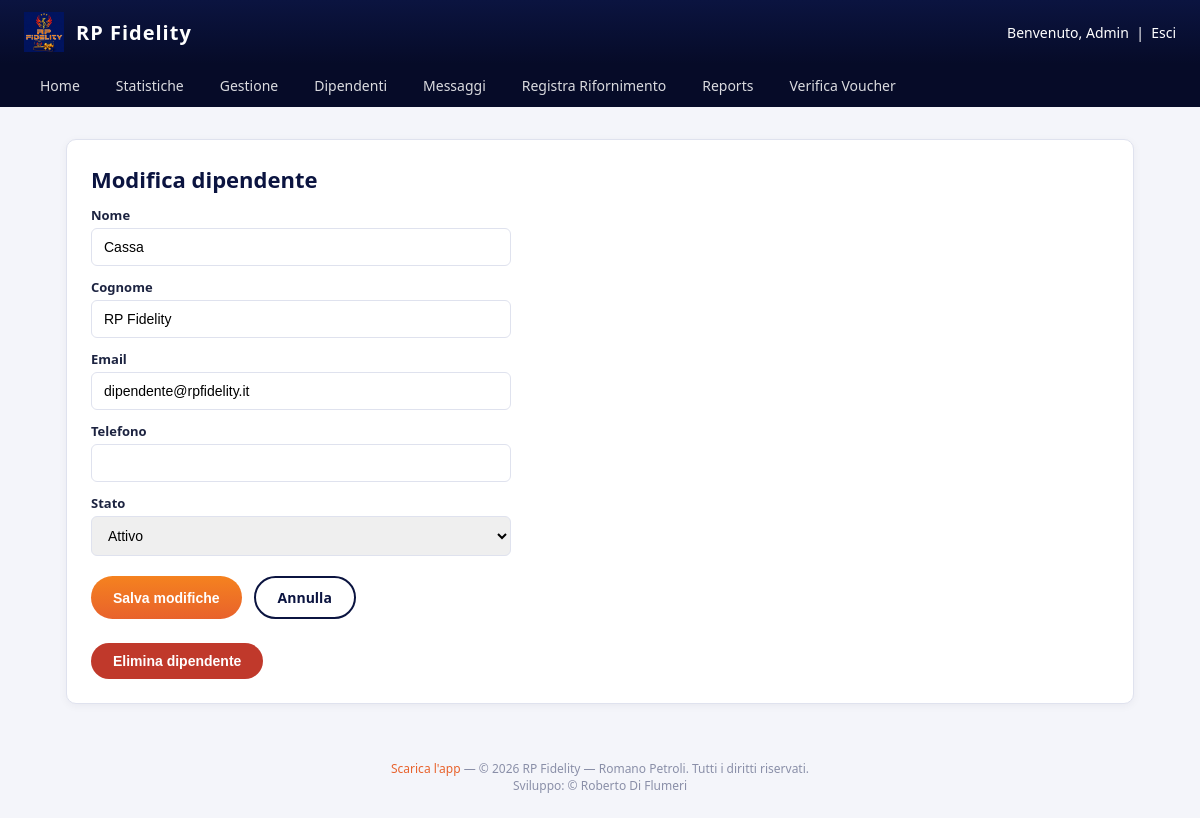
/admin/dipendenti/modifica?id=2 (signed in), run on the app's committed database.
### tables this page shows
CREATE TABLE IF NOT EXISTS users (
    id INT UNSIGNED AUTO_INCREMENT PRIMARY KEY,
    nome VARCHAR(100) NOT NULL,
    cognome VARCHAR(100) NOT NULL,
    email VARCHAR(190) NOT NULL UNIQUE,
    password_hash VARCHAR(255) NOT NULL,
    telefono VARCHAR(30) NULL,
     
    codice_card VARCHAR(20) NULL UNIQUE,
    ruolo ENUM('cliente','admin','dipendente') NOT NULL DEFAULT 'cliente',
    punti_saldo DECIMAL(10,2) NOT NULL DEFAULT 0,
    stato ENUM('attivo','sospeso') NOT NULL DEFAULT 'attivo',
    api_token VARCHAR(64) NULL UNIQUE,
     
    password_reset_token VARCHAR(64) NULL UNIQUE,
    password_reset_scadenza DATETIME NULL,
    data_registrazione DATETIME NOT NULL DEFAULT CURRENT_TIMESTAMP
);

### src/Core/View.php (called while the page is built, shortened)
<?php
class View
{
    public static function layout(string $view, array $data = []): void
    {
        extract($data);
        $viewFile = __DIR__ . '/../Views/' . $view . '.php';
        require $viewFile;
        $content = ob_get_clean();
        require __DIR__ . '/../Views/layout.php';
    }
}

### src/Controllers/AdminController.php (called while the page is built, shortened)
<?php
class AdminController
{
    public function modificaDipendenteForm(): void
    {
        $id = (int) ($_GET['id'] ?? 0);
        $dipendente = User::find($id);
        View::layout('admin/modifica-dipendente', [
            'pageTitle' => 'Modifica dipendente — RP Fidelity',
            'dipendente' => $dipendente,
        ]);
    }
}

### src/Core/Router.php (called while the page is built, shortened)
<?php
class Router
{
    private array $routes = [];
    public function get(string $path, callable $handler): void
    {
        $this->routes['GET'][$path] = $handler;
    }
    public function post(string $path, callable $handler): void
    {
        $this->routes['POST'][$path] = $handler;
    }
    public function dispatch(string $method, string $uri): void
    {
        $path = parse_url($uri, PHP_URL_PATH) ?: '/';
        $path = rtrim($path, '/');
        $handler = $this->routes[$method][$path] ?? null;
        $handler();
    }
}

### public/index.php (called while the page is built, shortened)
<?php
spl_autoload_register(function (string $class) {
    $prefix = 'App\\';
    $relative = substr($class, strlen($prefix));
    $file = __DIR__ . '/../src/' . str_replace('\\', '/', $relative) . '.php';
});
$router = new Router();
$router->get('/', [new PublicController(), 'home']);
$router->get('/login', [new AuthController(), 'showLogin']);
$router->post('/login', [new AuthController(), 'login']);
$router->get('/registrati', [new AuthController(), 'showRegister']);
$router->post('/registrati', [new AuthController(), 'register']);
$router->get('/password-dimenticata', [new AuthController(), 'showPasswordDimenticata']);
$router->post('/password-dimenticata', [new AuthController(), 'inviaPasswordDimenticata']);
$router->get('/reset-password', [new AuthController(), 'showResetPassword']);
$router->post('/reset-password', [new AuthController(), 'aggiornaResetPassword']);
$router->get('/logout', [new AuthController(), 'logout']);
$router->get('/scarica-app', [new PublicController(), 'scaricaApp']);
$router->get('/dashboard', [new DashboardController(), 'index']);
$router->get('/rifornimenti', [new DashboardController(), 'rifornimenti']);
$router->get('/la-mia-card', [new DashboardController(), 'card']);
$router->get('/saldo-punti', [new DashboardController(), 'saldoPunti']);
$router->get('/voucher', [new VoucherController(), 'index']);
$router->get('/catalogo', [new VoucherController(), 'catalogo']);
$router->post('/voucher/riscatta', [new VoucherController(), 'riscatta']);
$router->get('/voucher/pdf', [new VoucherController(), 'pdf']);
$router->get('/contatti', [new ContattiController(), 'index']);
$router->post('/contatti', [new ContattiController(), 'invia']);
$router->get('/faq', [new FaqController(), 'index']);
$router->get('/impostazioni', [new SettingsController(), 'index']);
$router->post('/impostazioni', [new SettingsController(), 'aggiornaProfilo']);
$router->post('/impostazioni/password', [new SettingsController(), 'aggiornaPassword']);
$router->get('/admin/statistiche', [new AdminController(), 'statistiche']);
$router->get('/admin/clienti', [new AdminController(), 'clienti']);
$router->get('/admin/clienti/modifica', [new AdminController(), 'modificaClienteForm']);
$router->post('/admin/clienti/modifica', [new AdminController(), 'modificaCliente']);
$router->post('/admin/clienti/elimina', [new AdminController(), 'eliminaCliente']);
$router->get('/admin/messaggi', [new AdminController(), 'messaggi']);
$router->get('/admin/messaggi/thread', [new AdminController(), 'messaggioThread']);
$router->post('/admin/messaggi/rispondi', [new AdminController(), 'rispondiMessaggio']);
$router->get('/admin/dipendenti', [new AdminController(), 'dipendenti']);
$router->get('/admin/dipendenti/nuovo', [new AdminController(), 'nuovoDipendenteForm']);
$router->post('/admin/dipendenti/nuovo', [new AdminController(), 'nuovoDipendente']);
$router->get('/admin/dipendenti/modifica', [new AdminController(), 'modificaDipendenteForm']);
$router->post('/admin/dipendenti/modifica', [new AdminController(), 'modificaDipendente']);
$router->post('/admin/dipendenti/elimina', [new AdminController(), 'eliminaDipendente']);
$router->get('/admin/reports', [new AdminController(), 'reports']);
$router->get('/admin/verifica-voucher', [new AdminController(), 'verificaVoucher']);
$router->post('/admin/verifica-voucher/usa', [new AdminController(), 'usaVoucher']);
$router->get('/admin/rifornimenti/nuovo', [new AdminController(), 'nuovoRifornimento']);
$router->post('/admin/rifornimenti/nuovo/cliente', [new AdminController(), 'identificaCliente']);
$router->post('/admin/rifornimenti/nuovo/cambia-cliente', [new AdminController(), 'cambiaCliente']);
$router->post('/admin/rifornimenti/nuovo/voucher', [new AdminController(), 'aggiungiVoucher']);
$router->post('/admin/rifornimenti/nuovo/voucher/rimuovi', [new AdminController(), 'rimuoviVoucher']);
$router->post('/admin/rifornimenti/nuovo/conferma', [new AdminController(), 'confermaRifornimento']);
$router->dispatch($_SERVER['REQUEST_METHOD'], $_SERVER['REQUEST_URI']);

### src/Core/Database.php (called while the page is built, shortened)
<?php
class Database
{
    private static ?PDO $instance = null;
    public static function connection(): PDO
    {
        if (self::$instance === null) {
            $config = require __DIR__ . '/../../config/config.php';
            $db = $config['db'];
            $dsn = sprintf(
                'mysql:host=%s;port=%d;dbname=%s;charset=%s',
                $db['host'],
                $db['port'],
                $db['name'],
                $db['charset']
            );
            self::$instance = new PDO($dsn, $db['user'], $db['pass'], [
                PDO::ATTR_ERRMODE => PDO::ERRMODE_EXCEPTION,
                PDO::ATTR_DEFAULT_FETCH_MODE => PDO::FETCH_ASSOC,
            ]);
        }
        return self::$instance;
    }
}

### src/Models/User.php (called while the page is built, shortened)
<?php
class User
{
    public static function find(int $id): ?array
    {
        $stmt = Database::connection()->prepare('SELECT * FROM users WHERE id = ?');
        $stmt->execute([$id]);
        $user = $stmt->fetch();
        return $user ?: null;
    }
}

### src/Core/Auth.php (called while the page is built, shortened)
<?php
class Auth
{
    public static function userId(): ?int
    {
        return $_SESSION['user_id'] ?? null;
    }
    public static function user(): ?array
    {
        $id = self::userId();
        return $id ? User::find($id) : null;
    }
}

### src/Views/admin/modifica-dipendente.php (the view, shortened to what this page needs)
<div class="rp-card">
    <h1 class="rp-title">Modifica dipendente</h1>
    <form class="rp-form" method="post" action="/admin/dipendenti/modifica" style="max-width: 420px;">
        <label for="nome">Nome</label>
        <input type="text" id="nome" name="nome" required value="<?= htmlspecialchars($dipendente['nome']) ?>">
        <label for="cognome">Cognome</label>
        <input type="text" id="cognome" name="cognome" required value="<?= htmlspecialchars($dipendente['cognome']) ?>">
        <label for="email">Email</label>
        <input type="email" id="email" name="email" required value="<?= htmlspecialchars($dipendente['email']) ?>">
        <label for="telefono">Telefono</label>
        <input type="tel" id="telefono" name="telefono" value="<?= htmlspecialchars($dipendente['telefono'] ?? '') ?>">
        <label for="stato">Stato</label>
        <select id="stato" name="stato">
            <option value="attivo" <?= $dipendente['stato'] === 'attivo' ? 'selected' : '' ?>>Attivo</option>
        </select>
        <div style="margin-top: 20px; display:flex; gap:12px;">
            <button type="submit" class="rp-btn">Salva modifiche</button>
            <a href="/admin/dipendenti" class="rp-btn rp-btn-outline">Annulla</a>
        </div>
    </form>
    <form method="post" action="/admin/dipendenti/elimina"
          onsubmit="return confirm('Eliminare definitivamente questo dipendente? L\'operazione non è reversibile.');"
          style="margin-top: 24px;">
        <button type="submit" class="rp-btn" style="background:#c0392b;">Elimina dipendente</button>
    </form>
</div>

### src/Views/layout.php (shortened to what this page needs)
<?php
$user = Auth::user();
$isAdmin = $user && $user['ruolo'] === 'admin';
$currentPath = parse_url($_SERVER['REQUEST_URI'] ?? '/', PHP_URL_PATH);
?>
<!DOCTYPE html>
<html lang="it">
<head>
    <link rel="stylesheet" href="/assets/css/style.css">
</head>
<body>
    <header class="rp-header">
        <div class="rp-header-left">
            <div class="rp-brand">
                <img src="/assets/img/logo.jpeg" alt="RP Fidelity">
                <span>RP Fidelity</span>
            </div>
        </div>
        <?php if ($user): ?>
            <div class="rp-user">
                Benvenuto, <?= htmlspecialchars($user['nome']) ?>
                &nbsp;|&nbsp; <a href="/logout" style="color:#fff;">Esci</a>
            </div>
        <?php endif; ?>
    </header>
    <?php if ($isAdmin): ?>
    <nav class="rp-nav">
        <a href="/dashboard" class="<?= $currentPath === '/dashboard' ? 'active' : '' ?>">Home</a>
        <a href="/admin/statistiche" class="<?= $currentPath === '/admin/statistiche' ? 'active' : '' ?>">Statistiche</a>
        <a href="/admin/clienti" class="<?= $currentPath === '/admin/clienti' ? 'active' : '' ?>">Gestione</a>
        <a href="/admin/dipendenti" class="<?= $currentPath === '/admin/dipendenti' ? 'active' : '' ?>">Dipendenti</a>
        <a href="/admin/messaggi" class="<?= str_starts_with($currentPath, '/admin/messaggi') ? 'active' : '' ?>">Messaggi</a>
        <a href="/admin/rifornimenti/nuovo" class="<?= $currentPath === '/admin/rifornimenti/nuovo' ? 'active' : '' ?>">Registra Rifornimento</a>
        <a href="/admin/reports" class="<?= $currentPath === '/admin/reports' ? 'active' : '' ?>">Reports</a>
        <a href="/admin/verifica-voucher" class="<?= $currentPath === '/admin/verifica-voucher' ? 'active' : '' ?>">Verifica Voucher</a>
    </nav>
    <?php endif; ?>
    <main class="rp-container">
        <?= $content ?>
    </main>
    <footer class="rp-footer">
        <a href="/scarica-app">Scarica l'app</a> —
        &copy; <?= date('Y') ?> RP Fidelity — Romano Petroli. Tutti i diritti riservati.
        <br>Sviluppo: &copy; Roberto Di Flumeri
    </footer>
</body>
</html>

### public/assets/css/style.css (style rules this page uses)
:root { --rp-navy: #0b1440; --rp-navy-dark: #060b28; --rp-orange: #f5821f; --rp-orange-dark: #e8622c; --rp-gold: #f5c518; --rp-white: #ffffff; --rp-gray-bg: #f4f5fa; --rp-gray-border: #dfe2ee; --rp-text: #1c2340; }
* { box-sizing: border-box; }
body { margin: 0; font-family: "Segoe UI", Arial, sans-serif; background: var(--rp-gray-bg); color: var(--rp-text); }
a { color: var(--rp-orange-dark); text-decoration: none; }
.rp-header { background: linear-gradient(180deg, var(--rp-navy) 0%, var(--rp-navy-dark) 100%); color: var(--rp-white); padding: 0 24px; display: flex; align-items: center; justify-content: space-between; height: 64px; }
.rp-header-left { display: flex; align-items: center; gap: 16px; }
.rp-header .rp-brand { display: flex; align-items: center; gap: 12px; font-weight: 700; font-size: 20px; letter-spacing: 1px; }
.rp-header .rp-brand img { height: 40px; }
.rp-header .rp-user { font-size: 14px; }
.rp-nav { background: var(--rp-navy-dark); display: flex; gap: 4px; padding: 0 24px; }
.rp-nav a { color: var(--rp-white); padding: 12px 16px; font-size: 14px; opacity: 0.85; }
.rp-container { max-width: 1100px; margin: 32px auto; padding: 0 16px; }
.rp-card { background: var(--rp-white); border: 1px solid var(--rp-gray-border); border-radius: 10px; padding: 24px; margin-bottom: 24px; box-shadow: 0 2px 8px rgba(11, 20, 64, 0.05); }
.rp-title { font-size: 22px; font-weight: 700; margin: 0 0 4px; color: var(--rp-navy); }
.rp-btn { display: inline-block; background: linear-gradient(180deg, var(--rp-orange) 0%, var(--rp-orange-dark) 100%); color: var(--rp-white); border: none; padding: 10px 22px; border-radius: 24px; font-weight: 600; cursor: pointer; font-size: 14px; }
.rp-btn-outline { background: none; border: 2px solid var(--rp-navy); color: var(--rp-navy); }
.rp-form label { display: block; font-size: 13px; font-weight: 600; margin: 12px 0 4px; }
.rp-form input, .rp-form select { width: 100%; padding: 10px 12px; border: 1px solid var(--rp-gray-border); border-radius: 6px; font-size: 14px; }
.rp-footer { text-align: center; padding: 24px; color: #8a8fa8; font-size: 12px; }
img { max-width: 100%; height: auto; }

### data on the page
users: nome "Admin"
users: nome "Cassa", cognome "RP Fidelity", email "dipendente@rpfidelity.it", stato "Attivo"
